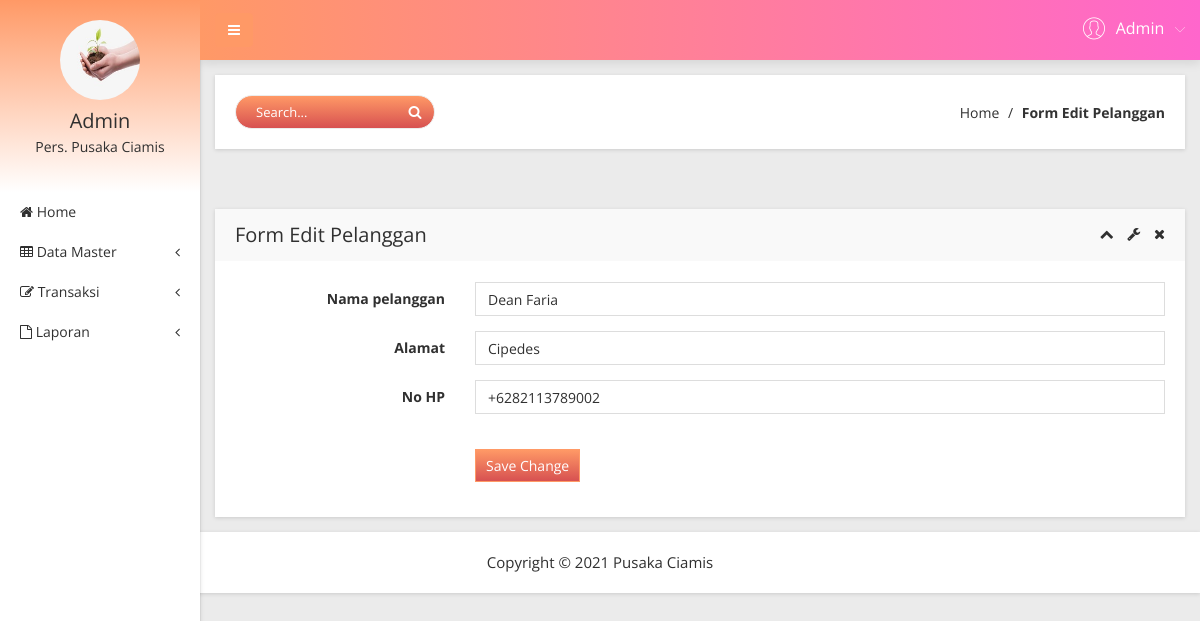
/edit_pelanggan.php?id_pelanggan=5 (signed in), run on the app's committed database.
### tables this page shows
CREATE TABLE `t_pelanggan` (
  `id_pelanggan` int(11) NOT NULL,
  `nama_pelanggan` varchar(35) NOT NULL,
  `alamat` varchar(35) NOT NULL,
  `no_hp` varchar(30) NOT NULL
);

### edit_pelanggan.php (the view, shortened to what this page needs)
<?php
    if(empty($_SESSION['username']) AND empty($_SESSION['password'])){
        echo "<script>alert('Anda Harus Login Dulu !'); window.location = 'login.php'</script>";
    }else{
    include "koneksi.php";
    include "template/header.php";
    $tampil = mysqli_query($koneksi, "SELECT * FROM t_pelanggan WHERE id_pelanggan = '$_GET[id_pelanggan]'");
    $data = mysqli_fetch_array($tampil);
?>
            <div class="breadcome-area mg-b-30 small-dn">
                <div class="container-fluid">
                    <div class="row">
                        <div class="col-lg-12">
                            <div class="breadcome-list shadow-reset">
                                <div class="row">
                                    <div class="col-lg-6">
                                        <div class="breadcome-heading">
                                            <form role="search" class="">
												<input type="text" placeholder="Search..." class="form-control">
												<a href=""><i class="fa fa-search"></i></a>
											</form>
                                        </div>
                                    </div>
                                    <div class="col-lg-6">
                                        <ul class="breadcome-menu">
                                            <li><a href="index.php">Home</a> <span class="bread-slash">/</span>
                                            </li>
                                            <li><span class="bread-blod">Form Edit Pelanggan</span>
                                            </li>
                                        </ul>
                                    </div>
                                </div>
                            </div>
                        </div>
                    </div>
                </div>
            </div>
            <div class="basic-form-area mg-b-15">
                <div class="container-fluid">
                    <div class="row">
                        <div class="col-lg-12">
                            <div class="sparkline12-list shadow-reset mg-t-30">
                                <div class="sparkline12-hd">
                                    <div class="main-sparkline12-hd">
                                        <h1>Form Edit Pelanggan</h1>
                                        <div class="sparkline12-outline-icon">
                                            <span class="sparkline12-collapse-link"><i class="fa fa-chevron-up"></i></span>
                                            <span><i class="fa fa-wrench"></i></span>
                                            <span class="sparkline12-collapse-close"><i class="fa fa-times"></i></span>
                                        </div>
                                    </div>
                                </div>
                                <div class="sparkline12-graph">
                                    <div class="basic-login-form-ad">
                                        <div class="row">
                                            <div class="col-lg-12">
                                                <div class="all-form-element-inner">
                                                    <form action="update_pelanggan.php" method="POST">
                                                        <div class="form-group-inner">
                                                            <div class="row">
                                                                <div class="col-lg-3">
                                                                    <label class="login2 pull-right pull-right-pro">Nama pelanggan</label>
                                                                </div>
                                                                <div class="col-lg-9">
                                                                    <input type="text" name="nama_pelanggan" value="<?php echo "$data[nama_pelanggan]"; ?>" class="form-control" />
                                                                </div>
                                                            </div>
                                                        </div>
                                                        <div class="form-group-inner">
                                                            <div class="row">
                                                                <div class="col-lg-3">
                                                                    <label class="login2 pull-right pull-right-pro">Alamat</label>
                                                                </div>
                                                                <div class="col-lg-9">
                                                                    <input type="text" name="alamat" value="<?php echo "$data[alamat]"; ?>" class="form-control" />
                                                                </div>
                                                            </div>
                                                        </div>
                                                        <div class="form-group-inner">
                                                            <div class="row">
                                                                <div class="col-lg-3">
                                                                    <label class="login2 pull-right pull-right-pro">No HP</label>
                                                                </div>
                                                                <div class="col-lg-9">
                                                                    <input type="text" name="no_hp" value="<?php echo "$data[no_hp]"; ?>" class="form-control" />
                                                                </div>
                                                            </div>
                                                        </div>
                                                        <div class="form-group-inner">
                                                            <div class="login-btn-inner">
                                                                <div class="row">
                                                                    <div class="col-lg-3"></div>
                                                                    <div class="col-lg-9">
                                                                        <div class="login-horizental cancel-wp pull-left">
                                                                            <button class="btn btn-sm btn-primary login-submit-cs" type="submit">Save Change</button>
                                                                        </div>
                                                                    </div>
                                                                </div>
                                                            </div>
                                                        </div>
                                                    </form>
                                                </div>
                                            </div>
                                        </div>
                                    </div>
                                </div>
                            </div>
                        </div>
                    </div>
                </div>
            </div>
        </div>
    </div>
    <?php include "template/footer.php"; ?>
</body>
</html>
    <?php } ?>

### data on the page
t_pelanggan: nama_pelanggan "Dean Faria", alamat "Cipedes", no_hp "+6282113789002"

### other printed values
$_SESSION[nama_user] "Admin"
